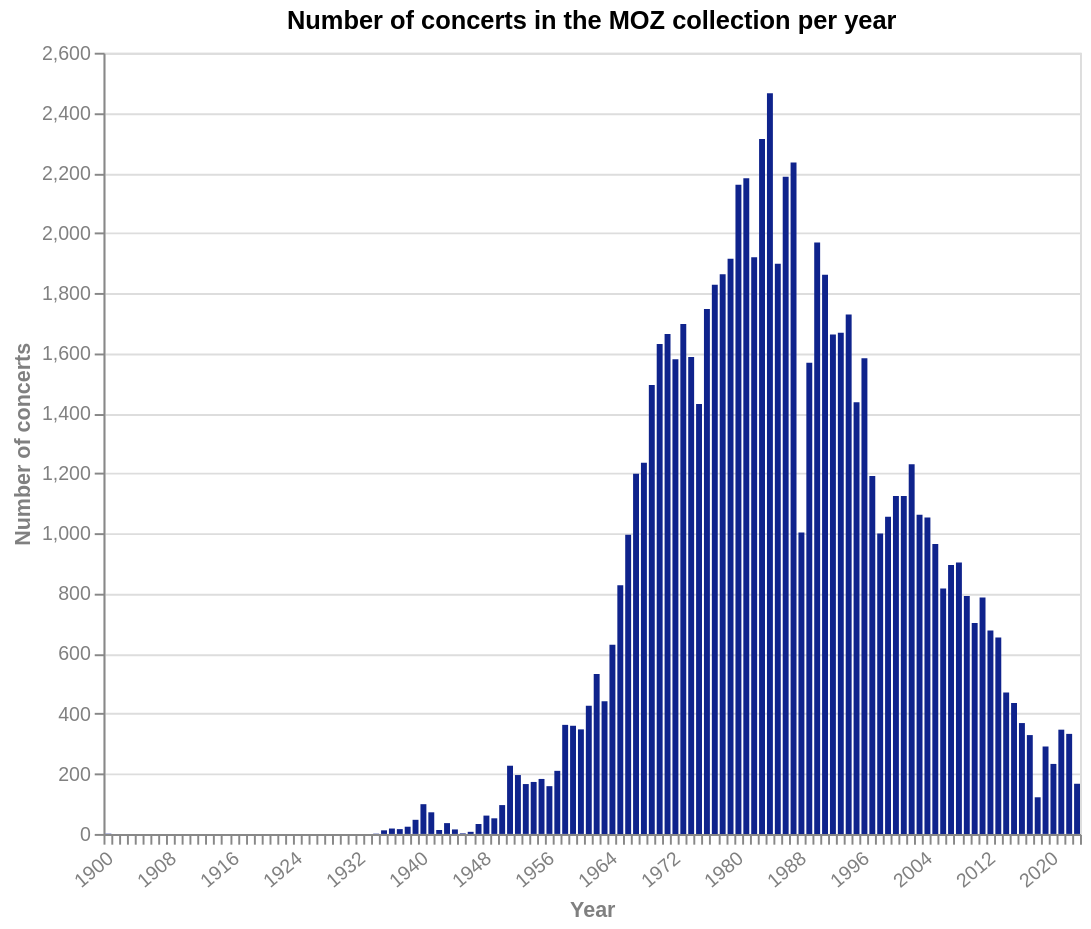

Express this chart as Vega-Lite.
### Vega-Lite specification from a JSON file in a GitHub repository (floating-point values rounded to 4 significant figures)
{"$schema": "https://vega.github.io/schema/vega-lite/v5.json", "title": "Number of concerts in the MOZ collection per year", "description": "Number of concerts per year", "width": 500, "height": 400, "data": {"values": [{"Year": "1900", "Number of concerts": 1}, {"Year": "1934", "Number of concerts": 1}, {"Year": "1935", "Number of concerts": 12}, {"Year": "1936", "Number of concerts": 18}, {"Year": "1937", "Number of concerts": 16}, {"Year": "1938", "Number of concerts": 24}, {"Year": "1939", "Number of concerts": 47}, {"Year": "1940", "Number of concerts": 99}, {"Year": "1941", "Number of concerts": 72}, {"Year": "1942", "Number of concerts": 13}, {"Year": "1943", "Number of concerts": 36}, {"Year": "1944", "Number of concerts": 15}, {"Year": "1945", "Number of concerts": 2}, {"Year": "1946", "Number of concerts": 7}, {"Year": "1947", "Number of concerts": 33}, {"Year": "1948", "Number of concerts": 61}, {"Year": "1949", "Number of concerts": 52}, {"Year": "1950", "Number of concerts": 96}, {"Year": "1951", "Number of concerts": 227}, {"Year": "1952", "Number of concerts": 196}, {"Year": "1953", "Number of concerts": 166}, {"Year": "1954", "Number of concerts": 173}, {"Year": "1955", "Number of concerts": 183}, {"Year": "1956", "Number of concerts": 159}, {"Year": "1957", "Number of concerts": 210}, {"Year": "1958", "Number of concerts": 363}, {"Year": "1959", "Number of concerts": 360}, {"Year": "1960", "Number of concerts": 348}, {"Year": "1961", "Number of concerts": 427}, {"Year": "1962", "Number of concerts": 532}, {"Year": "1963", "Number of concerts": 442}, {"Year": "1964", "Number of concerts": 630}, {"Year": "1965", "Number of concerts": 828}, {"Year": "1966", "Number of concerts": 996}, {"Year": "1967", "Number of concerts": 1199}, {"Year": "1968", "Number of concerts": 1235}, {"Year": "1969", "Number of concerts": 1494}, {"Year": "1970", "Number of concerts": 1631}, {"Year": "1971", "Number of concerts": 1664}, {"Year": "1972", "Number of concerts": 1580}, {"Year": "1973", "Number of concerts": 1697}, {"Year": "1974", "Number of concerts": 1587}, {"Year": "1975", "Number of concerts": 1431}, {"Year": "1976", "Number of concerts": 1747}, {"Year": "1977", "Number of concerts": 1828}, {"Year": "1978", "Number of concerts": 1863}, {"Year": "1979", "Number of concerts": 1914}, {"Year": "1980", "Number of concerts": 2161}, {"Year": "1981", "Number of concerts": 2182}, {"Year": "1982", "Number of concerts": 1919}, {"Year": "1983", "Number of concerts": 2313}, {"Year": "1984", "Number of concerts": 2465}, {"Year": "1985", "Number of concerts": 1898}, {"Year": "1986", "Number of concerts": 2187}, {"Year": "1987", "Number of concerts": 2235}, {"Year": "1988", "Number of concerts": 1003}, {"Year": "1989", "Number of concerts": 1568}, {"Year": "1990", "Number of concerts": 1968}, {"Year": "1991", "Number of concerts": 1861}, {"Year": "1992", "Number of concerts": 1662}, {"Year": "1993", "Number of concerts": 1668}, {"Year": "1994", "Number of concerts": 1729}, {"Year": "1995", "Number of concerts": 1437}, {"Year": "1996", "Number of concerts": 1583}, {"Year": "1997", "Number of concerts": 1191}, {"Year": "1998", "Number of concerts": 1000}, {"Year": "1999", "Number of concerts": 1056}, {"Year": "2000", "Number of concerts": 1125}, {"Year": "2001", "Number of concerts": 1125}, {"Year": "2002", "Number of concerts": 1230}, {"Year": "2003", "Number of concerts": 1062}, {"Year": "2004", "Number of concerts": 1053}, {"Year": "2005", "Number of concerts": 965}, {"Year": "2006", "Number of concerts": 817}, {"Year": "2007", "Number of concerts": 895}, {"Year": "2008", "Number of concerts": 903}, {"Year": "2009", "Number of concerts": 792}, {"Year": "2010", "Number of concerts": 702}, {"Year": "2011", "Number of concerts": 787}, {"Year": "2012", "Number of concerts": 677}, {"Year": "2013", "Number of concerts": 654}, {"Year": "2014", "Number of concerts": 471}, {"Year": "2015", "Number of concerts": 436}, {"Year": "2016", "Number of concerts": 369}, {"Year": "2017", "Number of concerts": 329}, {"Year": "2018", "Number of concerts": 122}, {"Year": "2019", "Number of concerts": 291}, {"Year": "2020", "Number of concerts": 233}, {"Year": "2021", "Number of concerts": 347}, {"Year": "2022", "Number of concerts": 333}, {"Year": "2023", "Number of concerts": 167}]}, "mark": {"type": "bar", "binSpacing": 1, "tooltip": true}, "encoding": {"x": {"field": "Year", "type": "temporal", "title": "Year", "timeUnit": "year"}, "y": {"field": "Number of concerts", "type": "quantitative", "title": "Number of concerts"}, "color": {"value": "#0F238C"}}, "config": {"countTitle": "Count", "axisX": {"labelAngle": -40, "grid": false, "tickCount": {"interval": "year", "step": 1}, "titleColor": "grey", "labelColor": "grey"}, "axisY": {"titleColor": "grey", "labelColor": "grey"}}}
